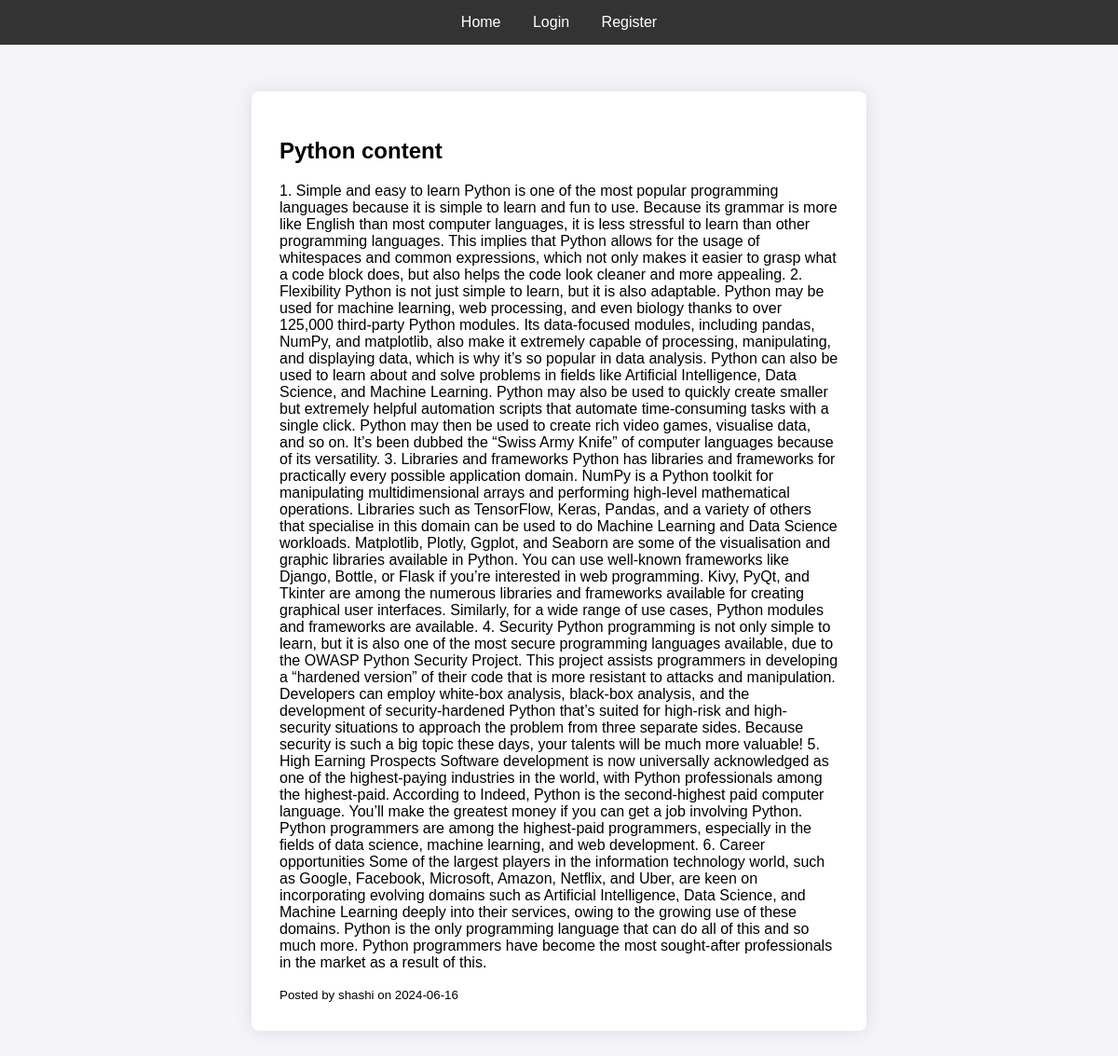
Screenshot of /post/2 with the database file from the repository.
### app.py (models this page shows, shortened)
class Post(db.Model):
    id = db.Column(db.Integer, primary_key=True)
    title = db.Column(db.String(100), nullable=False)
    content = db.Column(db.Text, nullable=False)
    date_posted = db.Column(db.DateTime, nullable=False, default=datetime.utcnow)
    user_id = db.Column(db.Integer, db.ForeignKey('user.id'), nullable=False)
    file_path = db.Column(db.String(100))  # Store path to uploaded file

class User(db.Model, UserMixin):
    id = db.Column(db.Integer, primary_key=True)
    username = db.Column(db.String(20), unique=True, nullable=False)
    password = db.Column(db.String(60), nullable=False)
    posts = db.relationship('Post', backref='author', lazy=True)

### app.py (the view)
@app.route('/post/<int:post_id>')
def post(post_id):
    post = Post.query.get_or_404(post_id)
    return render_template('post.html', title=post.title, post=post)

### templates/post.html (shortened to what this page needs)
{% extends "base.html" %} {% block title %}{{ post.title }}{% endblock %} {% block content %}
<div class="container">
    <article>
        <h1>{{ post.title }}</h1>
        <p>{{ post.content }}</p>
        <small>Posted by {{ post.author.username }} on {{ post.date_posted.strftime('%Y-%m-%d') }}</small>
    </article>
</div>
{% endblock %}

### static/css/styles.css (style rules this page uses)
body { font-family: 'Arial', sans-serif; background-color: #f4f4f9; margin: 0; padding: 0; }
.container { width: 80%; max-width: 600px; margin: 50px auto; background: #fff; padding: 30px; border-radius: 8px; box-shadow: 0 0 20px rgba(0, 0, 0, 0.1); }

### rows the page displays
Post: title "Python content", content "1. Simple and easy to learn Python is one of the most popular programming languages because it is simple to learn and fun to use. Because its grammar is more like English than most computer languages, it is less stressful to learn than other programming languages. This implies that Python allows for the usage of whitespaces and common expressions, which not only makes it easier to grasp what a code block does, but also helps the code look cleaner and more appealing. 2. Flexibility Python is not just simple to learn, but it is also adaptable. Python may be used for machine learning, web processing, and even biology thanks to over 125,000 third-party Python modules. Its data-focused modules,…", date_posted "2024-06-16"
User: author.username "shashi"
